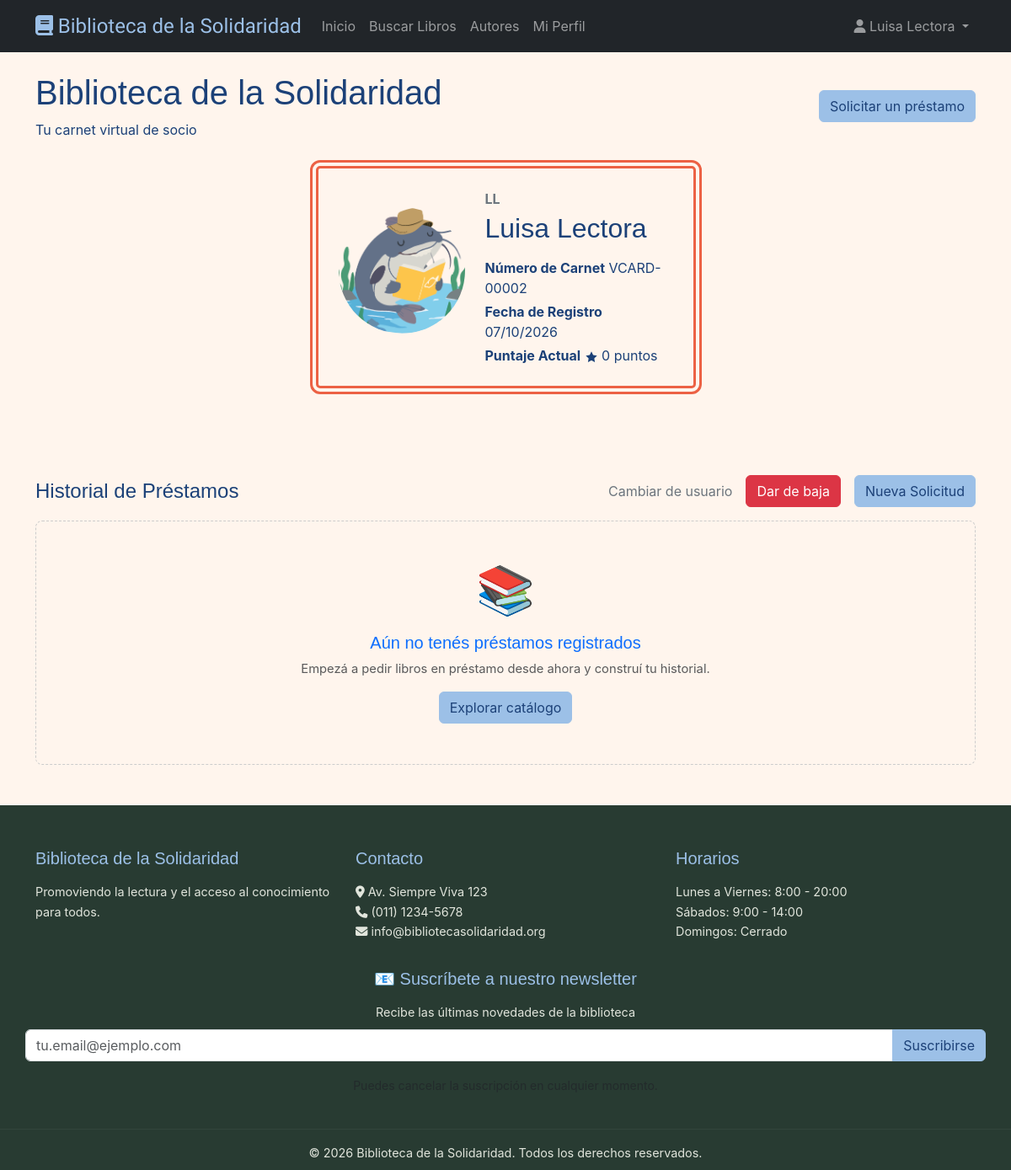
Page /users/carnet/ (signed in) on the earlier database version.
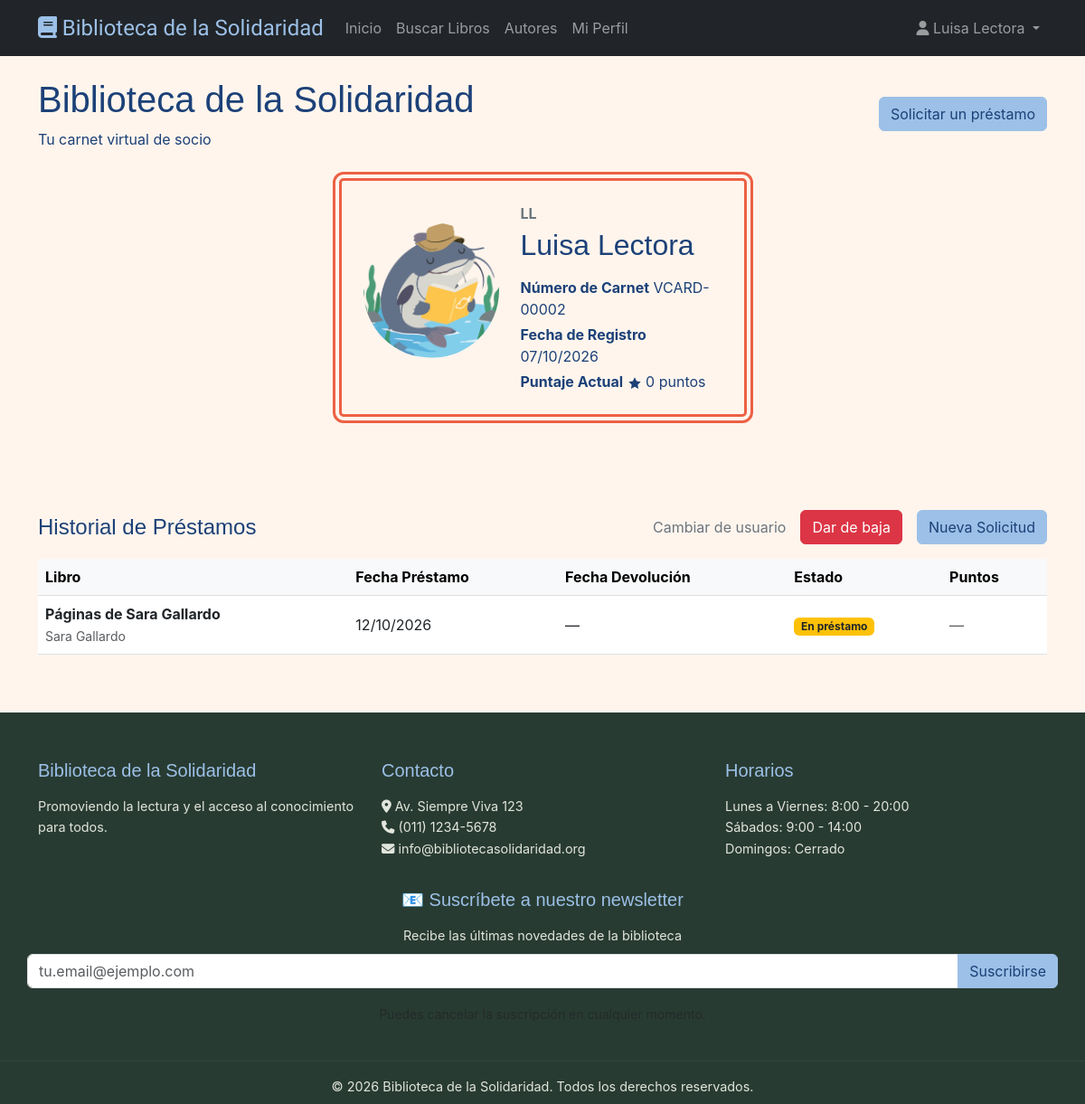
Same page on the later database version.
### apps/loans/models.py (models this page shows, shortened)
class Loan(models.Model):
    LOAN_TYPES = (
        ('normal', 'Normal (15 días)'),
        ('express', 'Express (3 días)'),
        ('summer', 'Verano (2 meses)'),
    )
    objects = LoanQuerySet.as_manager()
    LOAN_DURATION = {
        'normal': 15,
        'express': 3,
        'summer': 60,
    }
    user = models.ForeignKey(User, on_delete=models.CASCADE, related_name='loans')
    book = models.ForeignKey('books.Book', on_delete=models.CASCADE, related_name='loans')
    stock_item = models.ForeignKey(
        'books.BookStock',
        on_delete=models.SET_NULL,
        null=True,
        blank=True,
        related_name='loans',
    )
    loan_type = models.CharField(max_length=10, choices=LOAN_TYPES, default='normal')
    loan_date = models.DateField(auto_now_add=True)
    due_date = models.DateField()
    return_date = models.DateField(null=True, blank=True)
    status = models.CharField(max_length=20, choices=(
        ('active', 'Activo'),
        ('returned', 'Devuelto'),
        ('overdue', 'Vencido'),
        ('lost', 'Perdido'),
    ), default='active')
    renewal_count = models.IntegerField(default=0)
    max_renewals = models.IntegerField(default=2)
    class Meta:
        db_table = 'loans'
        verbose_name = 'Préstamo'
        verbose_name_plural = 'Préstamos'
        indexes = [
            models.Index(fields=['user', 'status']),
            models.Index(fields=['status', '-due_date']),
            models.Index(fields=['return_date']),
        ]

### apps/books/models.py (models this page shows, shortened)
class Book(models.Model):
    openlibrary_id = models.CharField(
        max_length=50, unique=True, blank=True, null=True, db_index=True
    )
    title = models.CharField(max_length=500, db_index=True)
    authors = models.ManyToManyField(Author, related_name='books', blank=True)
    publish_date = models.CharField(max_length=100, blank=True)
    description = models.TextField(blank=True)
    number_of_pages = models.IntegerField(blank=True, null=True)
    isbn = models.ManyToManyField(ISBN, related_name='books', blank=True)
    cover_url = models.URLField(blank=True)
    categories = models.ManyToManyField(Category, related_name='books')
    stock = models.IntegerField(default=0)
    available = models.BooleanField(default=True)
    created_at = models.DateTimeField(auto_now_add=True)
    updated_at = models.DateTimeField(auto_now=True)
    objects = BookQuerySet.as_manager()
    class Meta:
        db_table = 'books'
        verbose_name = 'Libro'
        verbose_name_plural = 'Libros'
        indexes = [
            models.Index(fields=['title']),
            models.Index(fields=['-created_at']),
            models.Index(fields=['available', 'stock']),
        ]
    def get_authors_display(self):
        return ', '.join(self.authors.values_list('name', flat=True))

### apps/users/views.py (the view)
# urls.py: path('carnet/', CarnetView.as_view(), name='virtual_card'),
class CarnetView(LoginRequiredMixin, DetailView):
    model = UserProfile
    template_name = 'users/carnet-virtual.html'
    context_object_name = 'profile'
    def get_object(self):
        return get_object_or_404(
            UserProfile.objects.select_related('user'),
            user=self.request.user,
        )
    def get_context_data(self, **kwargs):
        ctx = super().get_context_data(**kwargs)
        profile = self.object
        user = profile.user
        loans = list(
            Loan.objects
            .filter(user=user)
            .select_related('book')
            .prefetch_related('book__authors')
            .order_by('-loan_date')
        )
        total_points = 0
        for loan in loans:
            loan.points = calculate_loan_points(loan)
            total_points += loan.points
        active_loans = [l for l in loans if l.status == 'active']
        past_loans = [l for l in loans if l.status != 'active']
        ctx.update({
            'user': user,
            'loans': loans,
            'active_loans': active_loans,
            'past_loans': past_loans,
            'total_points': total_points,
            'loans_count': len(loans),
            'active_loans_count': len(active_loans),
        })
        return ctx

### apps/users/views.py (called while the page is built)
def calculate_loan_points(loan) -> int:
    if loan.status == 'returned':
        if loan.return_date and loan.due_date and loan.return_date > loan.due_date:
            return POINTS_LATE
        return POINTS_ON_TIME
    if loan.status == 'lost':
        return POINTS_LOST
    return POINTS_ACTIVE

### templates/users/carnet-virtual.html (shortened to what the changed rows need)
{% extends 'base.html' %}
{% load static %}
{% block content %}
<div class="container py-4">
    <header class="mb-4 d-flex justify-content-between align-items-center">
        <div>
            <h1>Biblioteca de la Solidaridad</h1>
        </div>
    </header>
    <div class="d-flex justify-content-center">
    <main class="card-carnet-container p-4 mb-5 col-lg-5" style="border: 10px double var(--orange); border-radius: 12px; background-color: var(--white);">
        <div class="carnet row align-items-center">
            <div class="user-info col">
                <h2 class="user-name">{{ user.get_full_name|default:user.username }}</h2>
            </div>
        </div>
    </main></div>
    <section class="history-section mt-5">
        <div class="section-header d-flex justify-content-between align-items-center mb-3">
            <h2 class="h4 mb-0">Historial de Préstamos</h2>
        </div>
        {% if loans %}
            <div class="table-responsive">
                <table class="table table-hover align-middle">
                    <thead class="table-light">
                        <tr>
                            <th>Libro</th>
                            <th>Fecha Préstamo</th>
                            <th>Fecha Devolución</th>
                            <th>Estado</th>
                            <th>Puntos</th>
                        </tr>
                    </thead>
                    <tbody>
                        {% for loan in loans %}
                            <tr>
                                <td>
                                    <strong>
                                        <a href="{% url 'book_detail' loan.book.pk %}" class="text-decoration-none">
                                            {{ loan.book.title }}
                                        </a>
                                    </strong><br>
                                    <small class="text-muted">{{ loan.book.get_authors_display }}</small>
                                </td>
                                <td>{{ loan.loan_date|date:"d/m/Y"|default:"—" }}</td>
                                <td>{{ loan.return_date|date:"d/m/Y"|default:"—" }}</td>
                                <td>
                                    {% if loan.status == 'active' %}
                                        <span class="badge bg-warning text-dark">En préstamo</span>
                                    {% elif loan.status == 'returned' %}
                                        <span class="badge bg-success">Devuelto</span>
                                    {% elif loan.status == 'late' %}
                                        <span class="badge bg-danger">Devuelto con retraso</span>
                                    {% else %}
                                        <span class="badge bg-secondary">{{ loan.get_status_display }}</span>
                                    {% endif %}
                                </td>
                                <td>
                                    {% if loan.points %}
                                        <span class="{% if loan.points > 0 %}text-success{% else %}text-danger{% endif %} fw-bold">
                                            {% if loan.points > 0 %}+{% endif %}{{ loan.points }}
                                        </span>
                                    {% else %}
                                        <span class="text-muted">—</span>
                                    {% endif %}
                                </td>
                            </tr>
                        {% endfor %}
                    </tbody>
                </table>
            </div>
        {% else %}
            <div class="empty-state text-center py-5" style="border: 1px dashed #ccc; border-radius: 8px;">
                <div class="display-4 mb-3">📚</div>
                <h3 class="h5 text-primary">Aún no tenés préstamos registrados</h3>
                <p class="text-muted">
                    Empezá a pedir libros en préstamo desde ahora y construí tu historial.
                </p>
                <a href="{% url 'book_list' %}" class="btn btn-primary">
                    Explorar catálogo
                </a>
            </div>
        {% endif %}
    </section>
</div>
{% endblock %}

Differences in the rows shown:
added Loan: book "Páginas de Sara Gallardo", book.authors "Sara Gallardo", loan_date "12/10/2026", return_date "—", status "En préstamo"
Other differences:
text no longer shown: "📚 Aún no tenés préstamos registrados Empezá a pedir libros en préstamo desde ahora y construí tu historial. Explorar catálogo"
text now shown: "Libro Fecha Préstamo Fecha Devolución Estado Puntos"
